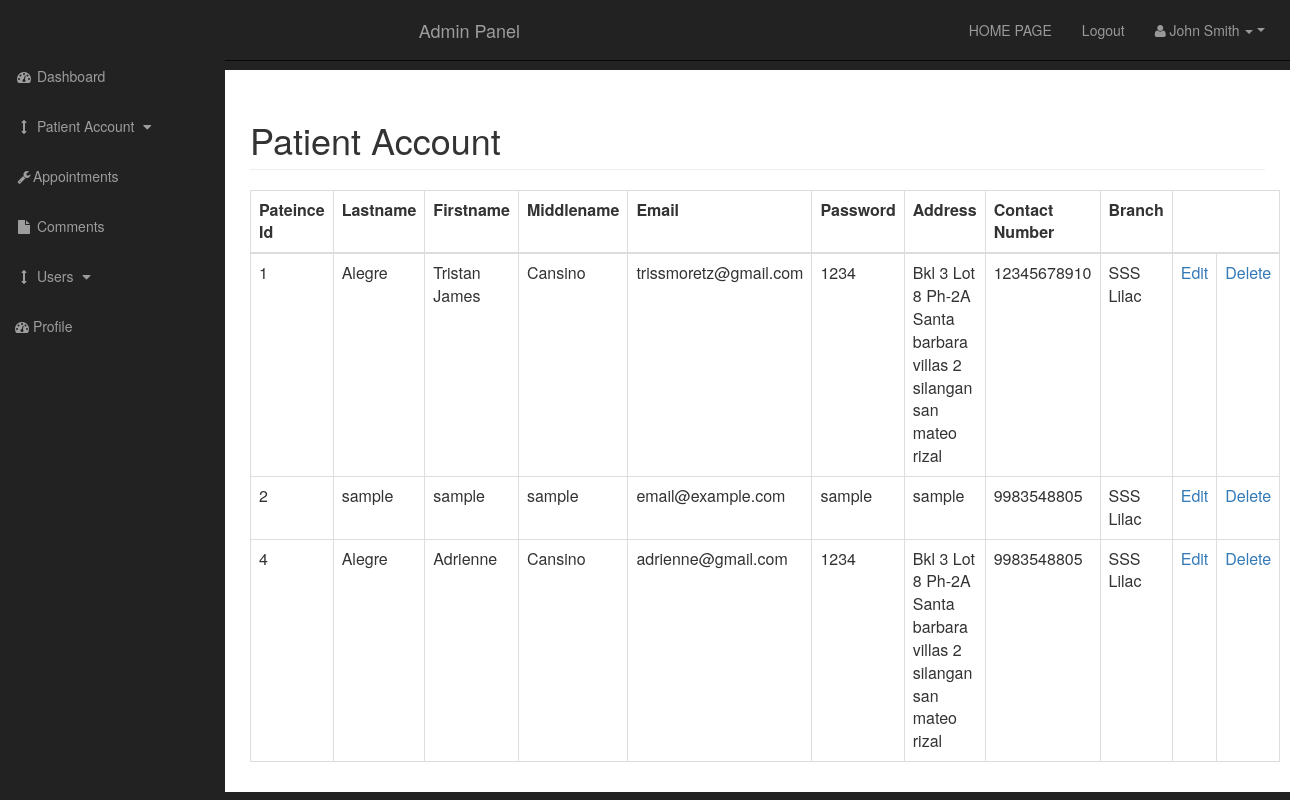
Screenshot of /admin/client_user.php with the database file from the repository.
### tables this page shows
CREATE TABLE `tbl_clients` (
  `client_id` int(11) NOT NULL,
  `client_firstname` varchar(255) NOT NULL,
  `client_lastname` varchar(255) NOT NULL,
  `client_middlename` varchar(255) NOT NULL,
  `client_email` varchar(244) NOT NULL,
  `client_password` varchar(20) NOT NULL,
  `client_address` varchar(255) NOT NULL,
  `client_contactnum` bigint(12) NOT NULL,
  `client_branch` varchar(11) NOT NULL,
  `pet_name` varchar(244) NOT NULL,
  `pet_breed` varchar(255) NOT NULL,
  `pet_species` varchar(255) NOT NULL,
  `pet_gender` varchar(255) NOT NULL,
  `pet_color` varchar(255) NOT NULL,
  `pet_image` text NOT NULL
);

### admin/includes/view_all_client_users.php (the view, shortened to what this page needs)
<table class="table table-bordered table-hover">
                           <head>
                               <tr>
                                   <th>Pateince Id</th>
                                   <th>Lastname</th>
                                   <th>Firstname</th>
                                   <th>Middlename</th>
                                   <th>Email</th>
                                   <th>Password</th>
                                   <th>Address</th>
                                   <th>Contact Number</th>
                                   <th>Branch</th>
                               </tr>
                           </head>
                               <tbody>
                                 <?php
                                    $query = "SELECT * FROM tbl_clients";
                                   $select_posts = mysqli_query ($connection, $query);
                                   while($row = mysqli_fetch_assoc($select_posts)){
                                       $client_id = $row['client_id'];
                                       $client_firstname = $row['client_firstname'];
                                       $client_lastname = $row['client_lastname'];
                                       $client_middlename = $row['client_middlename'];
                                       $client_email = $row['client_email'];
                                       $client_password = $row['client_password'];
                                       $client_address = $row['client_address'];
                                       $client_contactnum = $row['client_contactnum'];
                                       $client_branch = $row['client_branch'];
                                       echo "<tr>";
                                       echo "<td>$client_id</td>";
                                       echo "<td>$client_lastname</td>";
                                       echo "<td>$client_firstname</td>";
                                       echo "<td>$client_middlename</td>";
                                       echo "<td>$client_email</td>";
                                       echo "<td>$client_password</td>";
                                       echo "<td>$client_address</td>";
                                       echo "<td>$client_contactnum</td>";
                                       echo "<td>$client_branch</td>";
                                       echo "<td><a href='client_user.php?source=edit_client_user&p_id={$client_id}'>Edit</a></td>";
                                       echo "<td><a href='client_user.php?delete={$client_id}'>Delete</a></td>";
                                       echo "</tr>";
                           }
                                   ?>
                               </tbody>
                       </table>

### admin/css/sb-admin.css (style rules this page uses)
body { margin-top: 100px; background-color: #222; }
@media (min-width:768px) { body { margin-top: 50px; } }

### rows the page displays
tbl_clients: client_id "1", client_lastname "Alegre", client_firstname "Tristan James", client_middlename "Cansino", client_email "trissmoretz@gmail.com", client_password "1234", client_address "Bkl 3 Lot 8 Ph-2A Santa barbara villas 2 silangan san mateo rizal", client_contactnum "12345678910", client_branch "SSS Lilac"
tbl_clients: client_id "2", client_lastname "sample", client_firstname "sample", client_middlename "sample", client_email "email@example.com", client_password "sample", client_address "sample", client_contactnum "9983548805", client_branch "SSS Lilac"
tbl_clients: client_id "4", client_lastname "Alegre", client_firstname "Adrienne", client_middlename "Cansino", client_email "adrienne@gmail.com", client_password "1234", client_address "Bkl 3 Lot 8 Ph-2A Santa barbara villas 2 silangan san mateo rizal", client_contactnum "9983548805", client_branch "SSS Lilac"
